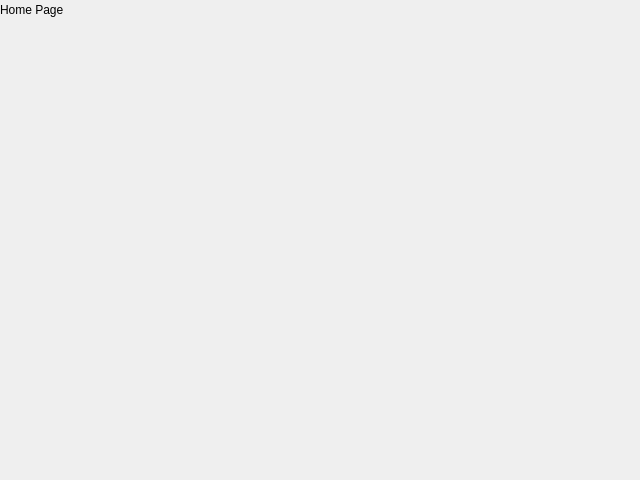
<?xml version="1.0" encoding="UTF-8"?>
<ui version="4.0">
 <class>Form</class>
 <widget class="QWidget" name="Form">
  <property name="geometry">
   <rect>
    <x>0</x>
    <y>0</y>
    <width>640</width>
    <height>480</height>
   </rect>
  </property>
  <property name="windowTitle">
   <string>Form</string>
  </property>
  <widget class="QLabel" name="label">
   <property name="geometry">
    <rect>
     <x>0</x>
     <y>0</y>
     <width>200</width>
     <height>20</height>
    </rect>
   </property>
   <property name="text">
    <string>Home Page</string>
   </property>
  </widget>
 </widget>
 <resources/>
 <connections/>
</ui>
